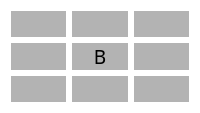
          <widget class="QWidget" name="planOrange" native="true">
           <property name="styleSheet">
            <string notr="true">background-color: rgb(255, 255, 255);</string>
           </property>
           <layout class="QGridLayout" name="gridLayout_15">
            <item row="0" column="0">
             <widget class="QLabel" name="plan36">
              <property name="font">
               <font>
                <family>Agency FB</family>
                <pointsize>14</pointsize>
               </font>
              </property>
              <property name="styleSheet">
               <string notr="true">background-color: rgb(179, 179, 179);</string>
              </property>
              <property name="text">
               <string/>
              </property>
              <property name="alignment">
               <set>Qt::AlignCenter</set>
              </property>
             </widget>
            </item>
            <item row="0" column="1">
             <widget class="QLabel" name="plan37">
              <property name="font">
               <font>
                <family>Agency FB</family>
                <pointsize>14</pointsize>
               </font>
              </property>
              <property name="styleSheet">
               <string notr="true">background-color: rgb(179, 179, 179);</string>
              </property>
              <property name="text">
               <string/>
              </property>
              <property name="alignment">
               <set>Qt::AlignCenter</set>
              </property>
             </widget>
            </item>
            <item row="0" column="2">
             <widget class="QLabel" name="plan38">
              <property name="font">
               <font>
                <family>Agency FB</family>
                <pointsize>14</pointsize>
               </font>
              </property>
              <property name="styleSheet">
               <string notr="true">background-color: rgb(179, 179, 179);</string>
              </property>
              <property name="text">
               <string/>
              </property>
              <property name="alignment">
               <set>Qt::AlignCenter</set>
              </property>
             </widget>
            </item>
            <item row="1" column="0">
             <widget class="QLabel" name="plan39">
              <property name="font">
               <font>
                <family>Agency FB</family>
                <pointsize>14</pointsize>
               </font>
              </property>
              <property name="styleSheet">
               <string notr="true">background-color: rgb(179, 179, 179);</string>
              </property>
              <property name="text">
               <string/>
              </property>
              <property name="alignment">
               <set>Qt::AlignCenter</set>
              </property>
             </widget>
            </item>
            <item row="1" column="1">
             <widget class="QLabel" name="plan40">
              <property name="font">
               <font>
                <family>Agency FB</family>
                <pointsize>14</pointsize>
               </font>
              </property>
              <property name="styleSheet">
               <string notr="true">background-color: rgb(179, 179, 179);</string>
              </property>
              <property name="text">
               <string>B</string>
              </property>
              <property name="alignment">
               <set>Qt::AlignCenter</set>
              </property>
             </widget>
            </item>
            <item row="1" column="2">
             <widget class="QLabel" name="plan41">
              <property name="font">
               <font>
                <family>Agency FB</family>
                <pointsize>14</pointsize>
               </font>
              </property>
              <property name="styleSheet">
               <string notr="true">background-color: rgb(179, 179, 179);</string>
              </property>
              <property name="text">
               <string/>
              </property>
              <property name="alignment">
               <set>Qt::AlignCenter</set>
              </property>
             </widget>
            </item>
            <item row="2" column="0">
             <widget class="QLabel" name="plan42">
              <property name="font">
               <font>
                <family>Agency FB</family>
                <pointsize>14</pointsize>
               </font>
              </property>
              <property name="styleSheet">
               <string notr="true">background-color: rgb(179, 179, 179);</string>
              </property>
              <property name="text">
               <string/>
              </property>
              <property name="alignment">
               <set>Qt::AlignCenter</set>
              </property>
             </widget>
            </item>
            <item row="2" column="1">
             <widget class="QLabel" name="plan43">
              <property name="font">
               <font>
                <family>Agency FB</family>
                <pointsize>14</pointsize>
               </font>
              </property>
              <property name="styleSheet">
               <string notr="true">background-color: rgb(179, 179, 179);</string>
              </property>
              <property name="text">
               <string/>
              </property>
              <property name="alignment">
               <set>Qt::AlignCenter</set>
              </property>
             </widget>
            </item>
            <item row="2" column="2">
             <widget class="QLabel" name="plan44">
              <property name="font">
               <font>
                <family>Agency FB</family>
                <pointsize>14</pointsize>
               </font>
              </property>
              <property name="styleSheet">
               <string notr="true">background-color: rgb(179, 179, 179);</string>
              </property>
              <property name="text">
               <string/>
              </property>
              <property name="alignment">
               <set>Qt::AlignCenter</set>
              </property>
             </widget>
            </item>
           </layout>
          </widget>
